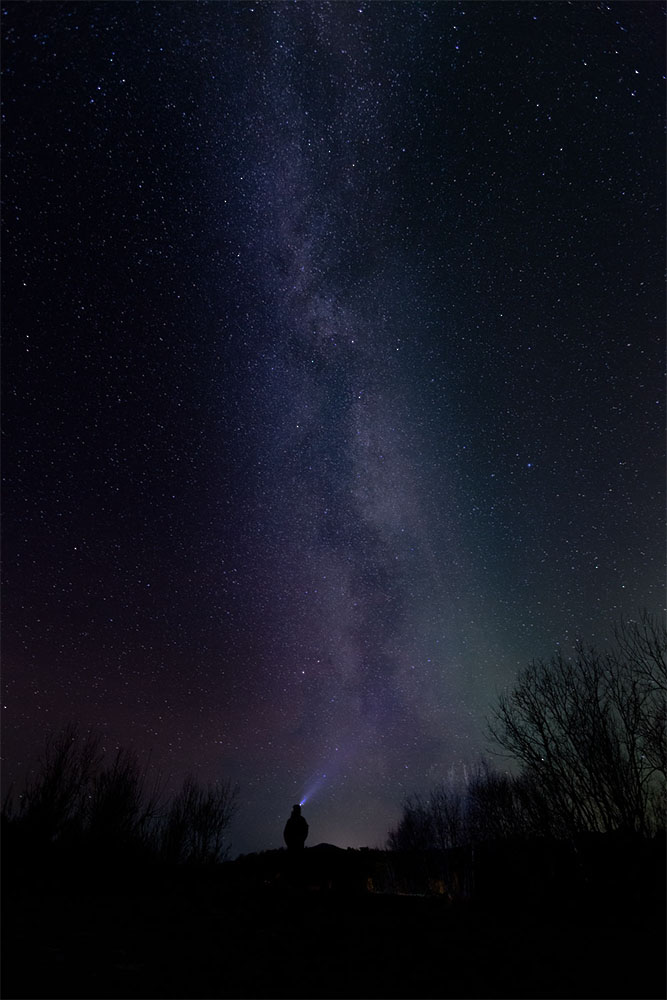
#> input picture 3.Convolution_NN/8.1_Image Enhancement and Filtering/data/images/night-sky.jpg, 667 x 1000 px
$ jupyter execute 7_CLAHE_Histogram_Equalization.ipynb   (shell and % lines are left out)
#> lines starting #> are read from the running program, lines starting #| are printed output that depends on the picture
## <font style="color:rgb(50,120,229)">Contrast Limited Adaptive Histogram Equalization (CLAHE) </font>

Histogram equalization uses the pixels of the entire image to improve contrast. While this may look good in many cases, sometimes we may want to enhance the contrast locally so the image does not looks more natural and less dramatic.

For such applications, we use [Contrast Limited Adaptive Histogram Equalization (CLAHE)](https://docs.opencv.org/4.1.0/d5/daf/tutorial_py_histogram_equalization.html) ) which improves the local contrast. More importantly it allows us to specify the size of the neighborhood that is considered "local".

Let's pick a different image, where we may prefer CLAHE in place of regular histogram equalization.

[cell 1]
import cv2
import matplotlib.pyplot as plt
from dataPath import DATA_PATH
import numpy as np

[cell 2]
import matplotlib
matplotlib.rcParams['figure.figsize'] = (50.0, 50.0)
matplotlib.rcParams['image.cmap'] = 'gray'
matplotlib.rcParams['axes.titlesize'] = 40
matplotlib.rcParams['image.interpolation'] = 'bilinear'

[cell 3]
# Read color image
filename = DATA_PATH+"images/night-sky.jpg"
im = cv2.imread(filename)
#> im is the input picture: shape (1000, 667, 3); mean B, G, R 30.8, 20.2, 18.7

# Convert to HSV
imhsv = cv2.cvtColor(im, cv2.COLOR_BGR2HSV)
#> imhsv: shape (1000, 667, 3); mean H, S, V 97.2, 104.6, 30.8
imhsvCLAHE = imhsv.copy()

# Perform histogram equalization only on the V channel
imhsv[:,:,2] = cv2.equalizeHist(imhsv[:,:,2])
#> imhsv: shape (1000, 667, 3); mean H, S, V 97.2, 104.6, 119.9

clahe = cv2.createCLAHE(clipLimit=2.0, tileGridSize=(8,8))
imhsvCLAHE[:,:,2] = clahe.apply(imhsvCLAHE[:,:,2])
#> imhsvCLAHE: shape (1000, 667, 3); mean H, S, V 97.2, 104.6, 50

# Convert back to BGR format
imEq = cv2.cvtColor(imhsv, cv2.COLOR_HSV2BGR)
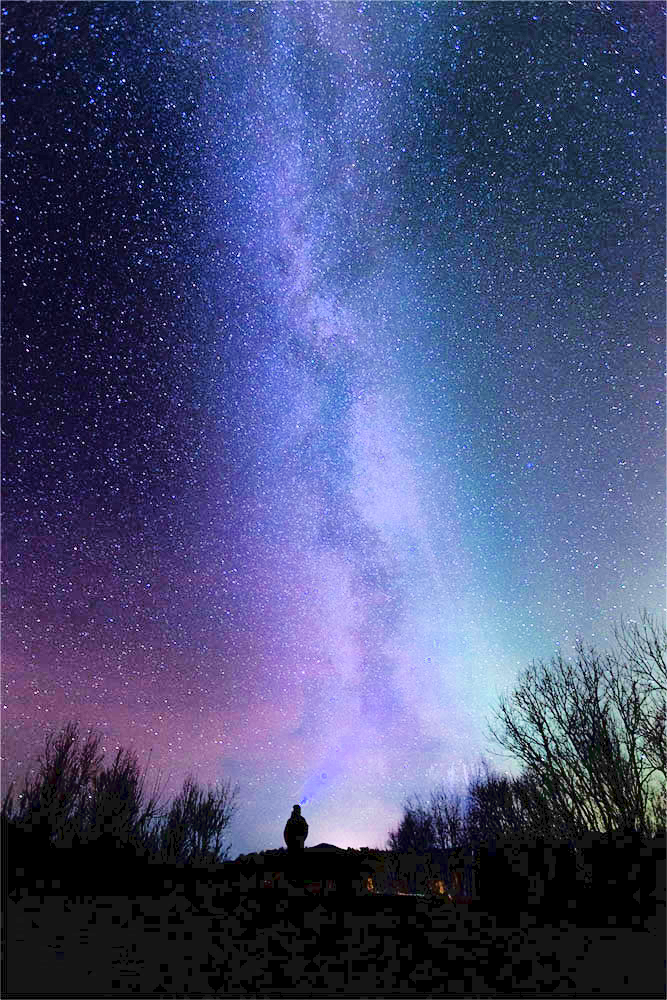
#> imEq: shape (1000, 667, 3); mean B, G, R 119.7, 78.1, 72
imEqCLAHE = cv2.cvtColor(imhsvCLAHE, cv2.COLOR_HSV2BGR)
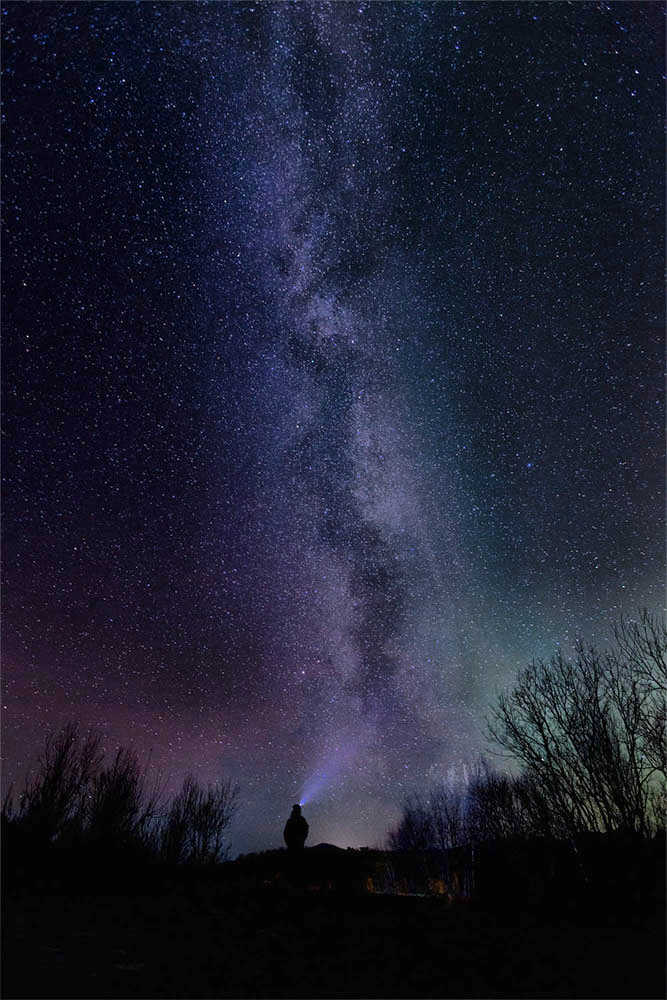
#> imEqCLAHE: shape (1000, 667, 3); mean B, G, R 49.8, 32.7, 30.4


#Display images
plt.figure(figsize=(40,40))

ax = plt.subplot(1,3,1)
plt.imshow(im[:,:,::-1], vmin=0, vmax=255)
ax.set_title("Original Image")
ax.axis('off')


ax = plt.subplot(1,3,2)
plt.imshow(imEq[:,:,::-1], vmin=0, vmax=255)
ax.set_title("Histogram Equalized")
ax.axis('off')

ax = plt.subplot(1,3,3)
plt.imshow(imEqCLAHE[:,:,::-1], vmin=0, vmax=255)
ax.set_title("CLAHE")
ax.axis('off')
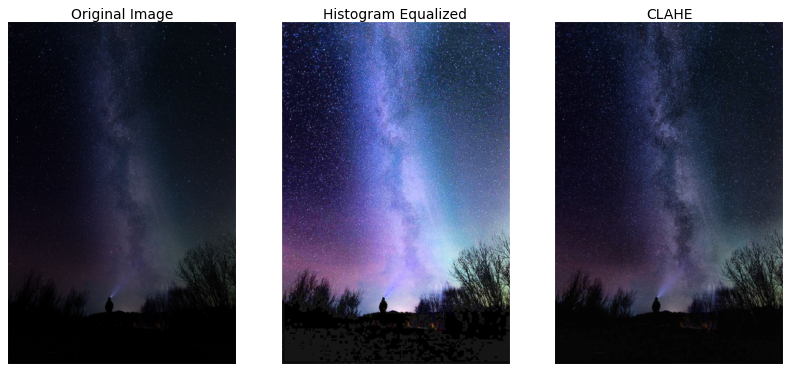
#> figure drawn by matplotlib, 3 panels
